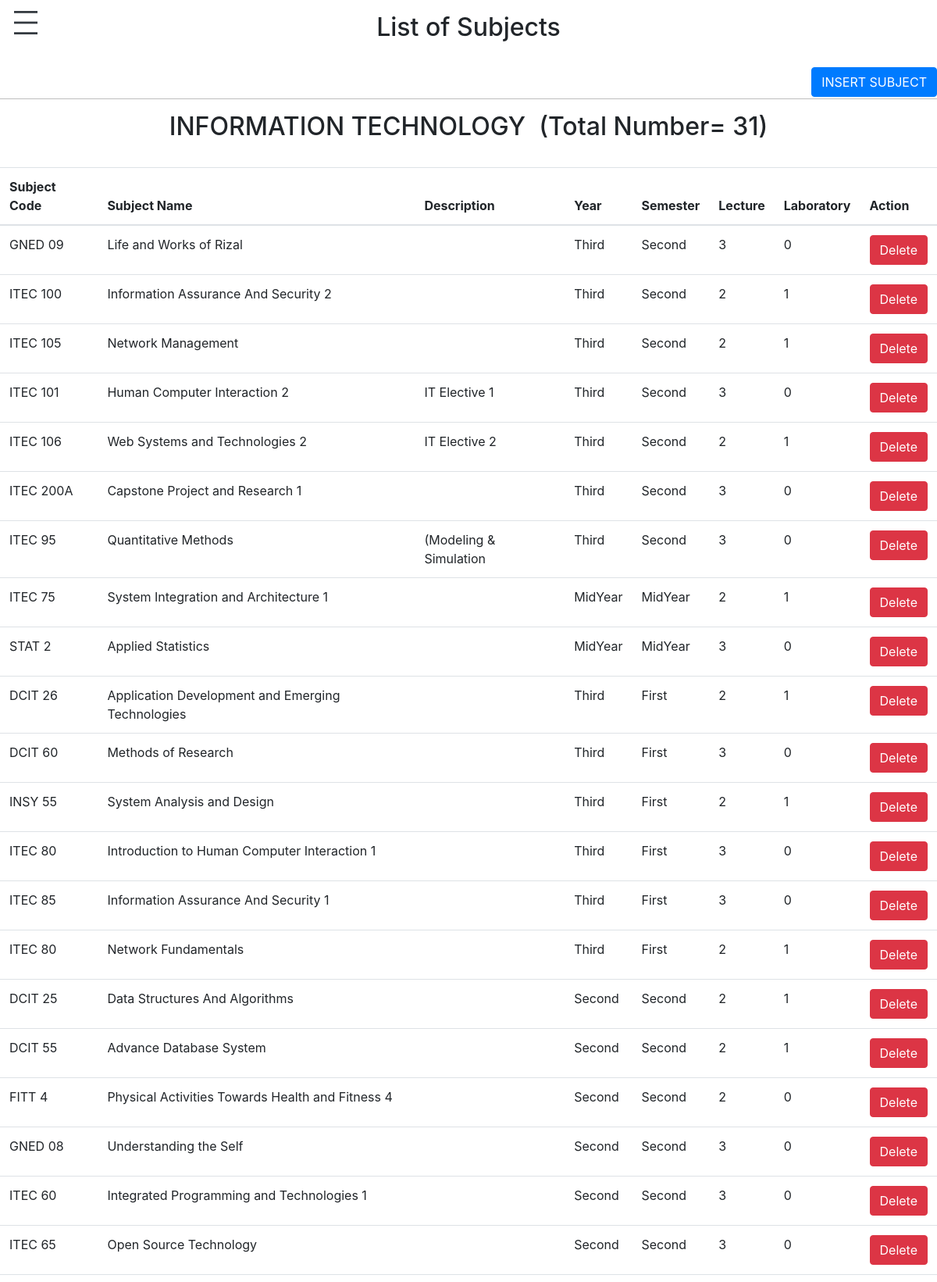
The app's page /super/subject.php (signed in, upper part) with its own data.
### tables this page shows
CREATE TABLE `subject` (
  `subject_id` int(11) NOT NULL,
  `subject_code` varchar(50) NOT NULL,
  `subject_name` varchar(255) NOT NULL,
  `subject_description` varchar(255) NOT NULL,
  `subject_department` enum('Bachelor of Science in Information Technology','Bachelor of Science in Hospitality Management','Bachelor of Science in Business Management','General Education') NOT NULL,
  `subject_year` varchar(255) NOT NULL,
  `subject_semester` varchar(255) NOT NULL,
  `lecture` int(11) NOT NULL,
  `lab` int(11) NOT NULL
);

### super/subject.php (the view, shortened to what this page needs)
<?php
include "db_conn.php";
if (isset($_SESSION['admin_ID'],$_SESSION['full_name'], $_SESSION['username'])) {
 ?>
<!DOCTYPE html>
<html lang="en">
<head>
    <link rel="stylesheet" href="css/subject.css">
    <link href="https://cdn.jsdelivr.net/npm/bootstrap@5.2.3/dist/css/bootstrap.min.css" rel="stylesheet"
>
</head>
<body>
    <button class="navbar-toggler position-fixed" type="button" data-bs-toggle="offcanvas"
        data-bs-target="#offcanvasNavbar" aria-controls="offcanvasNavbar">
        <span class="material-symbols-outlined text-dark fs-1 mt-1">
        </span>
    </button>
    <nav class="navbar bg-body-tertiary">
    </nav>
    <main id="subject">
        <h2>List of Subjects </h2><br>
    <link rel="stylesheet" href="https://stackpath.bootstrapcdn.com/bootstrap/4.5.2/css/bootstrap.min.css">
<div>
    <button class="btn btn-primary" id="insert-btn" data-toggle="modal" data-target="#myModal"style="float:right;">INSERT SUBJECT</button></div><br><hr>
    <div>
         <?php
            $query = "SELECT COUNT(*) AS total FROM subject WHERE subject_department = 'Bachelor of Science in Information Technology'";
            $stmt = $db->prepare($query);
            $stmt->execute();
            $row = $stmt->fetch(PDO::FETCH_ASSOC);
            $totalIT = $row['total'];
                    ?>
    <table class="table">
        <h2>INFORMATION TECHNOLOGY&nbsp;&nbsp;(Total Number=&nbsp;<?php echo $totalIT; ?>)</h2><br>
        <?php
        $query = "SELECT * FROM subject WHERE subject_department ='Bachelor of Science in Information Technology'";
        $result = $db->query($query);
        $html = '';
        while ($row = $result->fetch(PDO::FETCH_ASSOC)) {
            $html .= "<tr>";
            $html .= "<td>{$row['subject_code']}</td>";
            $html .= "<td>{$row['subject_name']}</td>";
            $html .= "<td>{$row['subject_description']}</td>";
            $html .= "<td>{$row['subject_year']}</td>";
            $html .= "<td>{$row['subject_semester']}</td>";
            $html .= "<td>{$row['lecture']}</td>";
            $html .= "<td>{$row['lab']}</td>";
            $html .= "<td><a href='deleteSubject.php?subject_id={$row['subject_id']}' class='btn btn-danger' onclick='return confirmDelete()'>Delete</a></td>";
            $html .= "</tr>";
        }
        ?>
        <thead>
        <tr>
            <th scope="col">Subject Code</th>
            <th scope="col">Subject Name</th>
            <th scope="col">Description</th>
            <th scope="col">Year</th>
            <th scope="col">Semester</th>
            <th scope="col">Lecture</th>
            <th scope="col">Laboratory</th>
            <th scope="col">Action</th>
        </tr>
        </thead>
        <tbody>
        <?php echo $html; ?>
        </tbody>
    </table>
</div>
</main>
<br>
</body>
</html>
<?php
}else{
     header("Location: ../super/index.php");
     exit();
}
 ?>

### super/css/subject.css (style rules this page uses)
* { padding: 0; margin: 0; }
h2 { text-align: center; margin-bottom: 40px; }
hr { border: none; height: 5px; background-color: black; }

### records on screen
subject: subject_code "GNED 09", subject_name "Life and Works of Rizal", subject_year "Third", subject_semester "Second", lecture "3", lab "0"
subject: subject_code "ITEC 100", subject_name "Information Assurance And Security 2", subject_year "Third", subject_semester "Second", lecture "2", lab "1"
subject: subject_code "ITEC 105", subject_name "Network Management", subject_year "Third", subject_semester "Second", lecture "2", lab "1"
subject: subject_code "ITEC 101", subject_name "Human Computer Interaction 2", subject_description "IT Elective 1", subject_year "Third", subject_semester "Second", lecture "3", lab "0"
subject: subject_code "ITEC 106", subject_name "Web Systems and Technologies 2", subject_description "IT Elective 2", subject_year "Third", subject_semester "Second", lecture "2", lab "1"
subject: subject_code "ITEC 200A", subject_name "Capstone Project and Research 1", subject_year "Third", subject_semester "Second", lecture "3", lab "0"
subject: subject_code "ITEC 95", subject_name "Quantitative Methods", subject_description "(Modeling & Simulation", subject_year "Third", subject_semester "Second", lecture "3", lab "0"
subject: subject_code "ITEC 75", subject_name "System Integration and Architecture 1", subject_year "MidYear", subject_semester "MidYear", lecture "2", lab "1"
subject: subject_code "STAT 2", subject_name "Applied Statistics", subject_year "MidYear", subject_semester "MidYear", lecture "3", lab "0"
subject: subject_code "DCIT 26", subject_name "Application Development and Emerging Technologies", subject_year "Third", subject_semester "First", lecture "2", lab "1"
subject: subject_code "DCIT 60", subject_name "Methods of Research", subject_year "Third", subject_semester "First", lecture "3", lab "0"
subject: subject_code "INSY 55", subject_name "System Analysis and Design", subject_year "Third", subject_semester "First", lecture "2", lab "1"
subject: subject_code "ITEC 80", subject_name "Introduction to Human Computer Interaction 1", subject_year "Third", subject_semester "First", lecture "3", lab "0"
subject: subject_code "ITEC 85", subject_name "Information Assurance And Security 1", subject_year "Third", subject_semester "First", lecture "3", lab "0"
subject: subject_code "ITEC 80", subject_name "Network Fundamentals", subject_year "Third", subject_semester "First", lecture "2", lab "1"
subject: subject_code "DCIT 25", subject_name "Data Structures And Algorithms", subject_year "Second", subject_semester "Second", lecture "2", lab "1"
subject: subject_code "DCIT 55", subject_name "Advance Database System", subject_year "Second", subject_semester "Second", lecture "2", lab "1"
subject: subject_code "FITT 4", subject_name "Physical Activities Towards Health and Fitness 4", subject_year "Second", subject_semester "Second", lecture "2", lab "0"
subject: subject_code "GNED 08", subject_name "Understanding the Self", subject_year "Second", subject_semester "Second", lecture "3", lab "0"
subject: subject_code "ITEC 60", subject_name "Integrated Programming and Technologies 1", subject_year "Second", subject_semester "Second", lecture "3", lab "0"
subject: subject_code "ITEC 65", subject_name "Open Source Technology", subject_year "Second", subject_semester "Second", lecture "3", lab "0"

### other values on screen
$totalIT "31"
